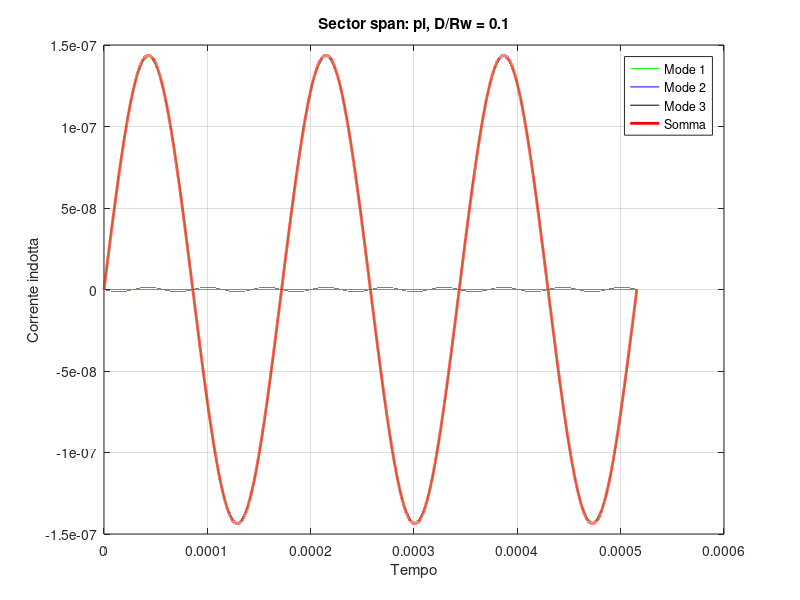
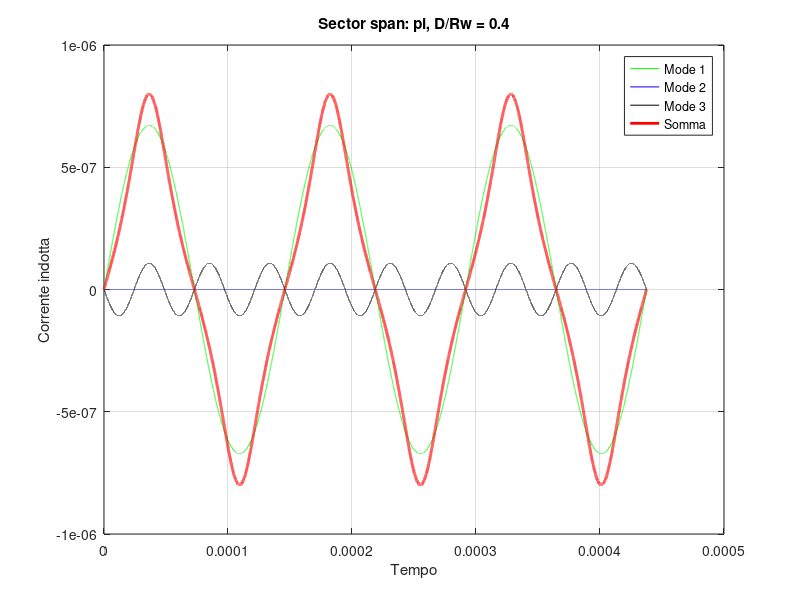
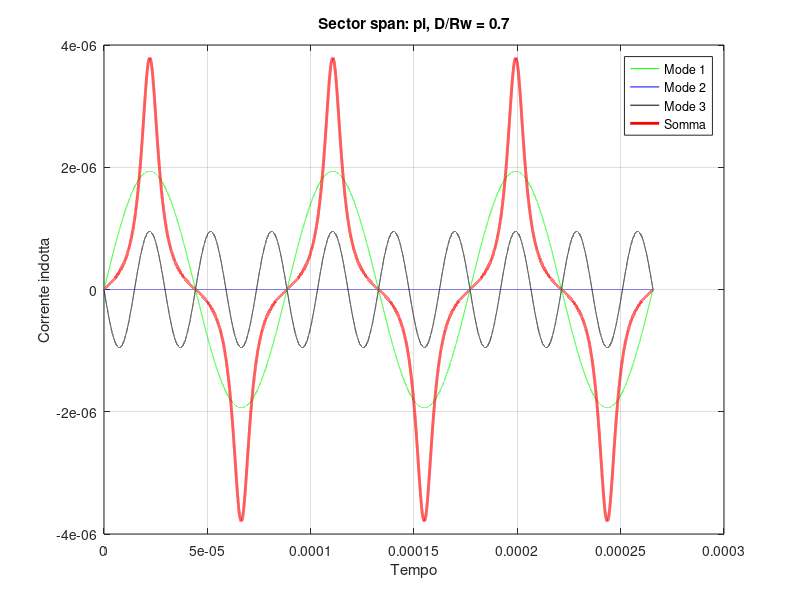
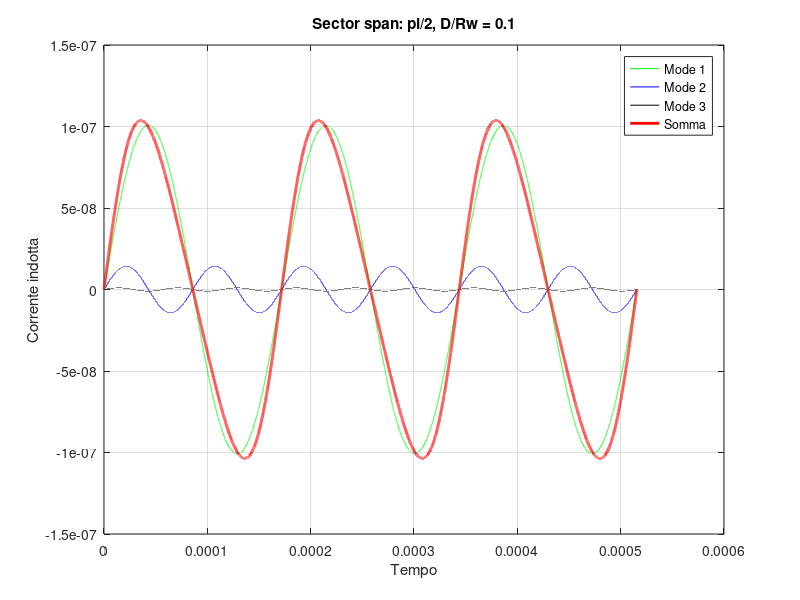

These charts were generated, in order, by the following MATLAB code:
%--------------------------------------------------%
%                    Compito 4                     %
%--------------------------------------------------%

close all
clear all
clc

% L'obiettivo di questo script di matlab è ricostruire il segnale in
% frequenza dovuto ad un modo uno di diocotron in modo tale da avere
% un'idea più o meno quantitativa di quanto troveremo in laboratorio

% Per risolvere questa problematica lavoriamo con dei valori che sono
% realistici, in modo tale da riprodurre al meglio le condizioni di labo:
%
%       B = 0.1 T, n = 1e7 cm^-3, Rp/Rw = 0.2, Lp = 80 cm, Rw = 45 mm,
%       D/Rw = 0.1, 0.4, 0.7
%

% Faccio i dovuti cambi di unità di misura ed effettuo i calcoli
% propedeutici alla ricostruzione del segnale di corrente indotta

% Costanti necessarie per il calcolo della corrente indotta
epsilon_0 = 8.854187817e-12; q_e = 1.602176634e-19;

% Quantità per riproduzione realistica
B = 0.1; Rw = 0.045; Lp = 0.8; Rp = 0.2 * Rw; Ls = 0.15;
dens = 1e13; lambda = q_e * dens * pi * Rp^2; dalpha = pi; 


%++++++++++++++++++++++++++++++++++++++++++++++%
%          Span del settore: pi greco          %
%++++++++++++++++++++++++++++++++++++++++++++++%

% Ciclo esterno per tenere conto dei tre possibili posizionamenti spaziali
% del plasma
for i=0:2
    % Determino l'offset della colonna di plasma e calcolo la frequenza
    % omega1 del primo modo di diocotron
    D = (0.1 + 0.3 * i) * Rw;
    omega1 = lambda/((2 * pi * epsilon_0 * B * Rw^2)*(1 - (D/Rw)^2));
    T = 2 * pi/omega1;
    signal = zeros(1, 150000);
    t = linspace(0, 3 * T, 150000);
    
    % Ciclo interno per ricostruire la corrente indotta sul settore a causa
    % del posizionamento della colonna di plasma
    modi = zeros(3, 150000);
    for m=1:20
        if m < 4
            modi(m, :) = 2 * (lambda * Ls/pi) * sin(m * dalpha/2) * (D/Rw)^m * omega1 * sin(m * omega1 * t);
        end
        signal = signal + 2 * (lambda * Ls/pi) * sin(m * dalpha/2) * (D/Rw)^m * omega1 * sin(m * omega1 * t);
    end
    
    figure;
    plot(t, modi(1, :), 'g-'); hold on; grid on;
    plot(t, modi(2, :), 'b-'); hold on; grid on;
    plot(t, modi(3, :), 'k-'); hold on; grid on;
    plot(t, signal, 'r-', 'LineWidth', 2); hold on; grid on;
    xlabel('Tempo'); ylabel('Corrente indotta'); title(['Sector span: pi, D/Rw = ' num2str(D/Rw, 2)])
    legend('Mode 1', 'Mode 2', 'Mode 3', 'Somma')

end



%++++++++++++++++++++++++++++++++++++++++++++++%
%         Span del settore: pi greco/2         %
%++++++++++++++++++++++++++++++++++++++++++++++%
dalpha = pi/2;

% Ciclo esterno per tenere conto dei tre possibili posizionamenti spaziali
% del plasma
for i=0:2
    % Determino l'offset della colonna di plasma e calcolo la frequenza
    % omega1 del primo modo di diocotron
    D = (0.1 + 0.3 * i) * Rw;
    omega1 = lambda/((2 * pi * epsilon_0 * B * Rw^2)*(1 - (D/Rw)^2));
    T = 2 * pi/omega1;
    signal = zeros(1, 150000);
    t = linspace(0, 3 * T, 150000);
    
    % Ciclo interno per ricostruire la corrente indotta sul settore a causa
    % del posizionamento della colonna di plasma
    modi = zeros(3, 150000);
    for m=1:20
        if m < 4
            modi(m, :) = 2 * (lambda * Ls/pi) * sin(m * dalpha/2) * (D/Rw)^m * omega1 * sin(m * omega1 * t);
        end
        signal = signal + 2 * (lambda * Ls/pi) * sin(m * dalpha/2) * (D/Rw)^m * omega1 * sin(m * omega1 * t);
    end
    
    figure;
    plot(t, modi(1, :), 'g-'); hold on; grid on;
    plot(t, modi(2, :), 'b-'); hold on; grid on;
    plot(t, modi(3, :), 'k-'); hold on; grid on;
    plot(t, signal, 'r-', 'LineWidth', 2); hold on; grid on;
    xlabel('Tempo'); ylabel('Corrente indotta'); title(['Sector span: pi/2, D/Rw = ' num2str(D/Rw, 2)])
    legend('Mode 1', 'Mode 2', 'Mode 3', 'Somma')

end